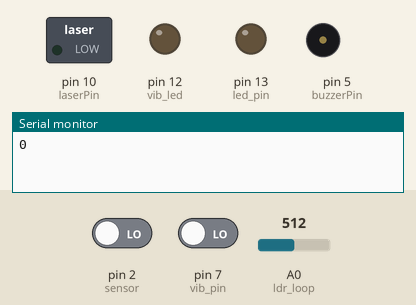
A sketch run on a simulated Arduino Uno, built with avr-gcc and run on an emulated ATmega328P. Parts: switched loads named in the sketch (green lamp = pin HIGH), output pins drawn as LEDs (lit = HIGH), buzzer (waves = sounding), the last lines printed to the serial monitor. Inputs (shaded band) come from the test bench; at power-on: A0 (ldr_loop) = 512, pin 2 (sensor) LOW, pin 7 (vib_pin) LOW. Pins used as bus, display or sensor lines are not drawn.

Above: at 1.2 s.
1.3 s: A0 (ldr_loop) set to 212
3.8 s: A0 (ldr_loop) set to 187
At 5.1 s:
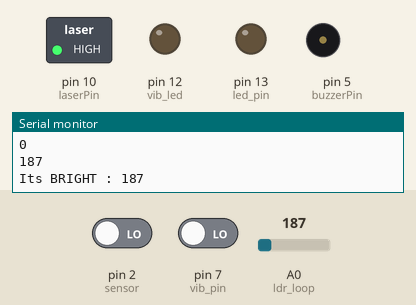
5.4 s: pin 2 (sensor) driven HIGH
At 7.3 s:
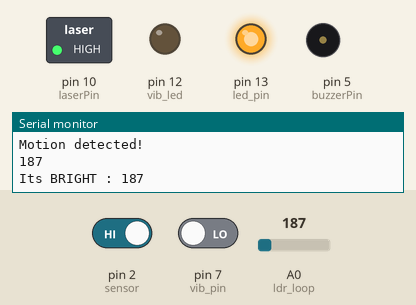
7.9 s: A0 (ldr_loop) set to 210
At 9.1 s:
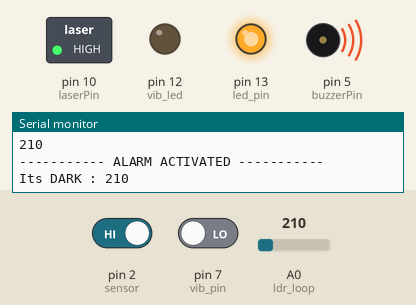
9.5 s: pin 2 (sensor) driven LOW
At 11.1 s:
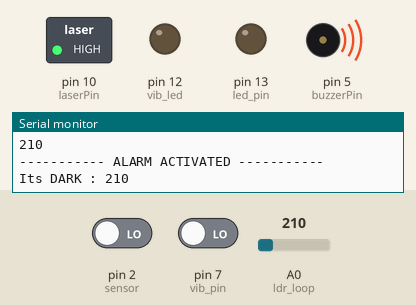
12.0 s: A0 (ldr_loop) set to 190
At 12.9 s:
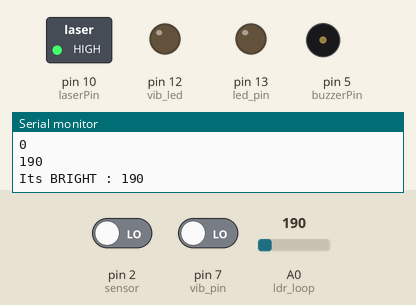
Timing chart, 0 to 14.5 s (numbered marks = the images above; inputs shaded):
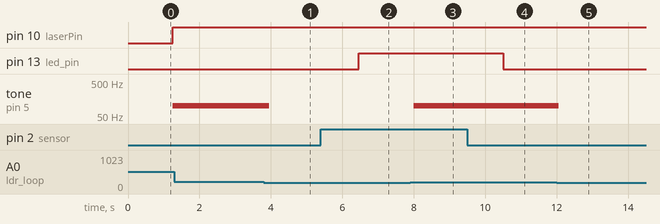

The sketch:

combo_vib_PIR.ino
```cpp
int vib_pin=7;
int led_pin=13;
int vib_led = 12;
int laserPin = 10;
const int ldrPin = 4;
const int buzzerPin = 5;


              // the pin that the LED is atteched to
int sensor = 2;              // the pin that the sensor is atteched to
int state = LOW;             // by default, no motion detected
int pir_val = 0;                 // variable to store the sensor status (value)`


void setup() {

  pinMode(vib_pin,INPUT);
  pinMode(led_pin,OUTPUT);
  pinMode(vib_led,OUTPUT);
  pinMode(sensor, INPUT);
  pinMode (laserPin, OUTPUT); // define the digital output interface 13 feet
  pinMode(ldrPin, INPUT);
  pinMode(buzzerPin, OUTPUT);
  Serial.begin(9600);

}

void loop() {
  vib_loop();

  pir_loop();
  delay(100);
  laser_loop ();
  ldr_loop();

}


void vib_loop() {
  int vib_val;
  vib_val=digitalRead(vib_pin);
  long measurement =pulseIn (vib_pin, HIGH);
  delay(50);
 // Serial.print("measurment = ");
  Serial.println(measurement);

  if(measurement>=1000)
  {
    digitalWrite(vib_led,HIGH);
     delay(100);


    Serial.print("Vibration Detected\t");


    //digitalWrite(vib_led,LOW);
    //delay(100);

   }
   else
   digitalWrite(vib_led,LOW);
}


void pir_loop() {
  pir_val = digitalRead(sensor);   // read sensor value
  if (pir_val == HIGH) {           // check if the sensor is HIGH
    digitalWrite(led_pin, HIGH);   // turn LED ON
    delay(100);                // delay 100 milliseconds

    if (state == LOW) {
      Serial.println("Motion detected!");
      state = HIGH;       // update variable state to HIGH
    }
  }
  else {
    digitalWrite(led_pin, LOW); // turn LED OFF
    delay(100);             // delay 200 milliseconds

    if (state == HIGH) {
      Serial.println("Motion stopped!");
      state = LOW;       // update variable state to LOW
    }
  }
}


////
void laser_loop () {
   digitalWrite (laserPin, HIGH); // Turn Laser On
   //delay (1000); // On For Half a Second
   //digitalWrite (laserPin, LOW); // Turn Laser Off
   //delay (500); // Off for half a second
}


////
void ldr_loop() {


unsigned int ldr_measurment;

ldr_measurment = analogRead(A0);

Serial.println(ldr_measurment);

//int ldrStatus = digitalRead(ldrPin);
//long ldr_measurment = pulseIn(ldrPin, HIGH);


if (ldr_measurment <= 200) {

digitalWrite (buzzerPin, LOW) ;
noTone(buzzerPin);

delay(100);
//digitalWrite(led_pin, LOW);

Serial.print("Its BRIGHT : ");


Serial.println(ldr_measurment);

} else {

digitalWrite (buzzerPin, HIGH) ;
tone(buzzerPin, 100);

delay(100);

Serial.println("----------- ALARM ACTIVATED -----------");

Serial.print("Its DARK : ");

Serial.println(ldr_measurment);

}

}
```

Measured:
- the behaviour switches between 201 and 200 on A0 (ldr_loop) (found by bisection; images 0 and 1)
- after the input at 3.8 s, tone on pin 5 (buzzerPin): 100 Hz → silent after 0.15 s
- after the input at 5.4 s, pin 13 (led_pin): LOW → HIGH after 1.1 s
- after the input at 7.9 s, tone on pin 5 (buzzerPin): silent → 100 Hz after 0.10 s
- after the input at 9.5 s, pin 13 (led_pin): HIGH → LOW after 1.0 s
- after the input at 12.0 s, tone on pin 5 (buzzerPin): 100 Hz → silent after 0.06 s
